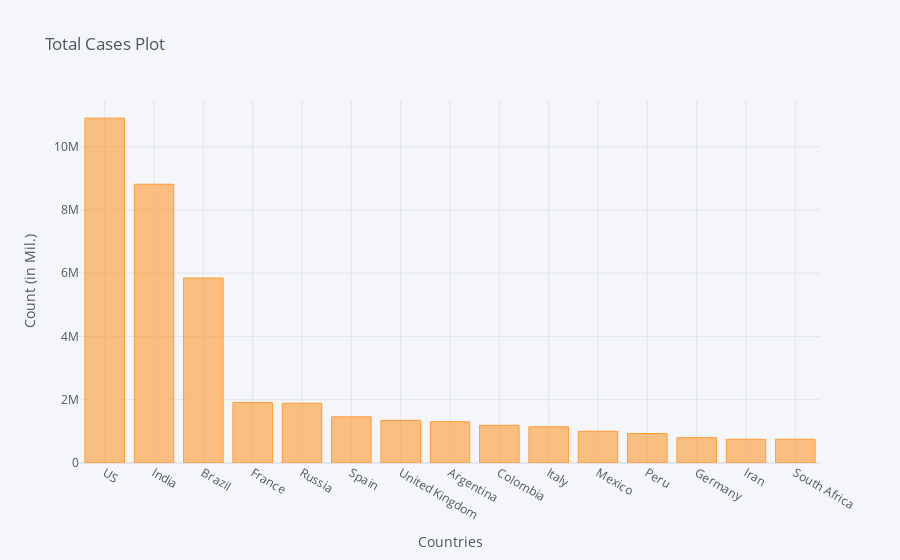

Write notebook code for a chart like this one.
### Code cell
corona_dframe_agg_plot.iplot(kind='bar', x='Country/Region', y='11/14/20',
                             title='Total Cases Plot',xTitle='Countries',yTitle='Count (in Mil.)')

### Figure 1 — Plotly figure (JSON) as saved in the notebook; plotly's stock layout.template omitted (floating-point values rounded to 4 significant figures)
{"data": [{"marker": {"color": "rgba(255, 153, 51, 0.6)", "line": {"color": "rgba(255, 153, 51, 1.0)", "width": 1}}, "name": "11/14/20", "orientation": "v", "text": "", "type": "bar", "x": ["US", "India", "Brazil", "France", "Russia", "Spain", "United Kingdom", "Argentina", "Colombia", "Italy", "Mexico", "Peru", "Germany", "Iran", "South Africa"], "y": [10903890, 8814579, 5848959, 1915713, 1887836, 1458591, 1347907, 1304846, 1191634, 1144552, 1003253, 932650, 799733, 749525, 749182]}], "layout": {"legend": {"bgcolor": "#F5F6F9", "font": {"color": "#4D5663"}}, "paper_bgcolor": "#F5F6F9", "plot_bgcolor": "#F5F6F9", "title": {"font": {"color": "#4D5663"}, "text": "Total Cases Plot"}, "xaxis": {"gridcolor": "#E1E5ED", "showgrid": true, "tickfont": {"color": "#4D5663"}, "title": {"font": {"color": "#4D5663"}, "text": "Countries"}, "zerolinecolor": "#E1E5ED"}, "yaxis": {"gridcolor": "#E1E5ED", "showgrid": true, "tickfont": {"color": "#4D5663"}, "title": {"font": {"color": "#4D5663"}, "text": "Count (in Mil.)"}, "zerolinecolor": "#E1E5ED"}}}
